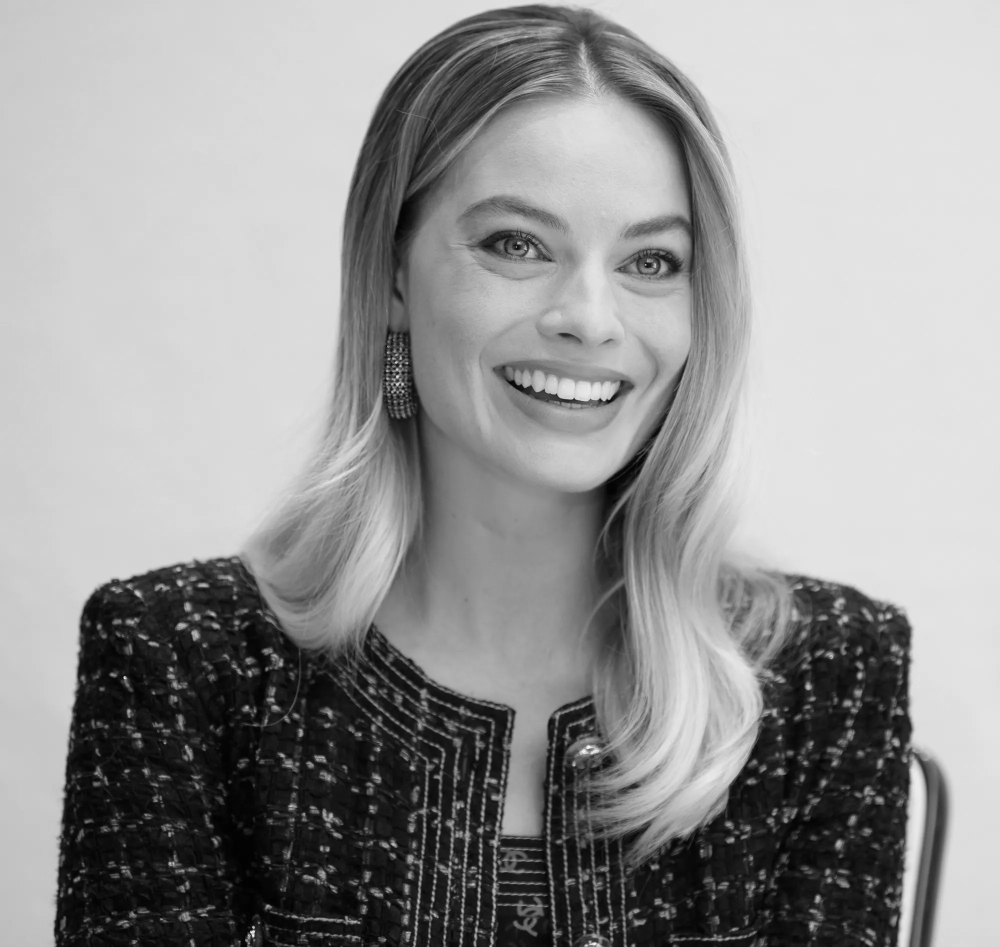
#> input picture images/margot.jpg, 2000 x 1894 px (shown at 1/2 size)
$ python Q1.py
#> lines starting #> are read from the running program, lines starting #| are printed output that depends on the picture
import cv2 as cv
import numpy as np
import matplotlib.pyplot as plt

# assumed the points (222,170) , (222,214) and end point is (255,239)

arr = np.array([(222, 170), (222, 214)])
t1 = np.linspace(0, arr[0, 1], arr[0, 0]+1).astype(np.uint8)
t2 = np.linspace(arr[0, 1], arr[1, 1], 0).astype(np.uint8)
t3 = np.linspace(arr[1, 1]+1, 239, 255-arr[1, 0]).astype(np.uint8)

trans = np.concatenate((t1, t2, t3), axis=0).astype(np.uint8)
print(len(trans))
plt.plot(trans)
plt.xlim([0, 255])
plt.ylim([0, 239])
plt.show()
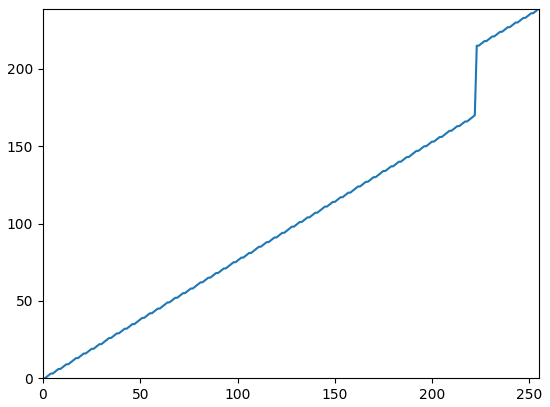
#> figure drawn by matplotlib, 1 panel; curve peaks at x = 255, y = 239

img_original = cv.imread('images/margot.jpg', cv.IMREAD_GRAYSCALE)
#> img_original is the input picture: shape (1894, 2000); min 0, max 255, mean 149
assert img_original is not None
cv.namedWindow('Original Image', cv.WINDOW_NORMAL)
cv.imshow('Original Image', img_original)
cv.waitKey(0)

img_transformed = cv.LUT(img_original, trans)
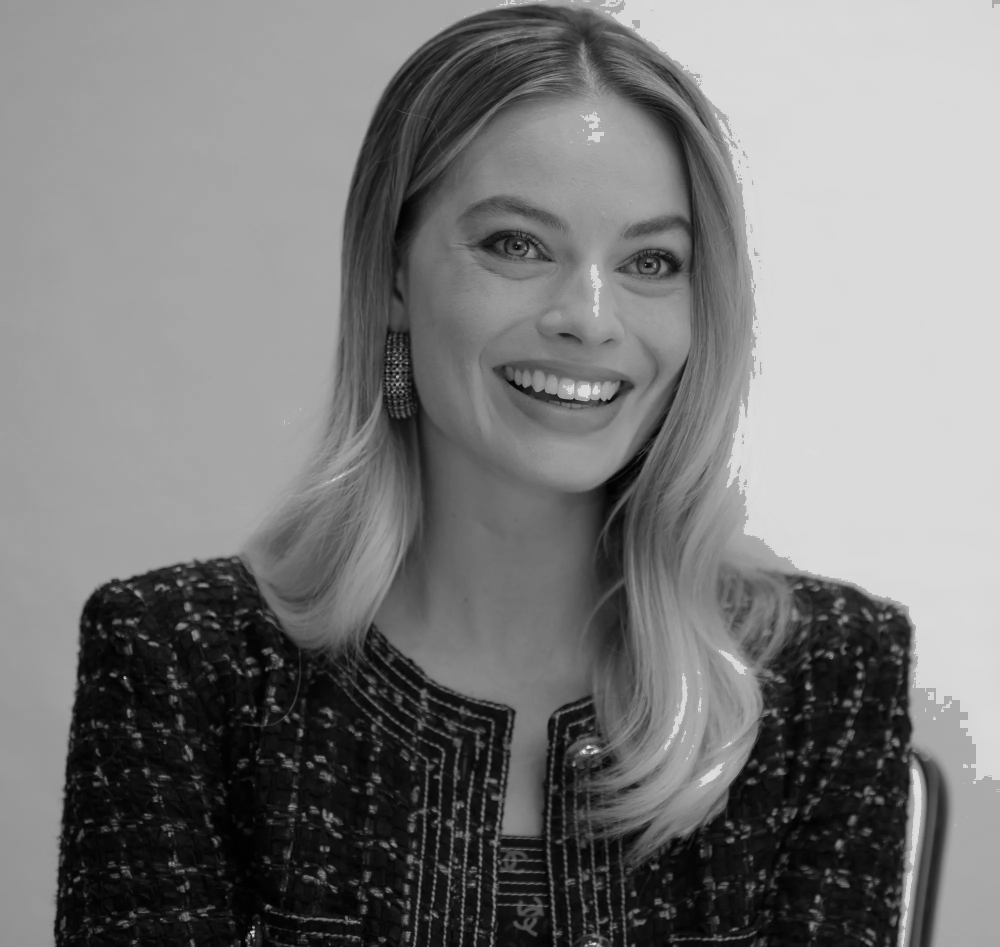
#> img_transformed: shape (1894, 2000) (shown at 1/2 size); min 0, max 239, mean 121.6
cv.namedWindow('Transformed Image', cv.WINDOW_NORMAL)
cv.imshow('Transformed Image', img_transformed)
cv.waitKey(0)
cv.destroyAllWindows()

$ run again, with images/daisy.jpg copied over images/margot.jpg
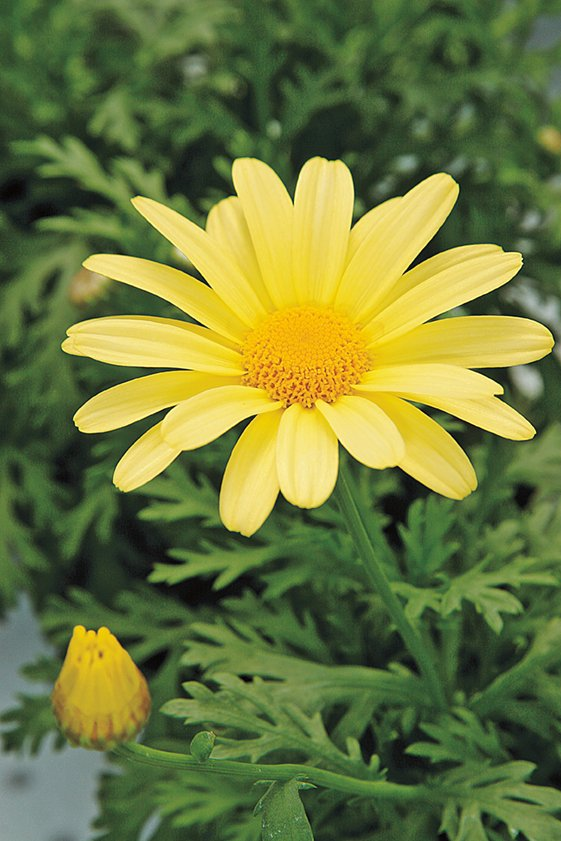
#> input picture images/daisy.jpg, 561 x 841 px
#> `img_original = cv.imread('images/margot.jpg', cv.IMREAD_GRAYSCALE)`:
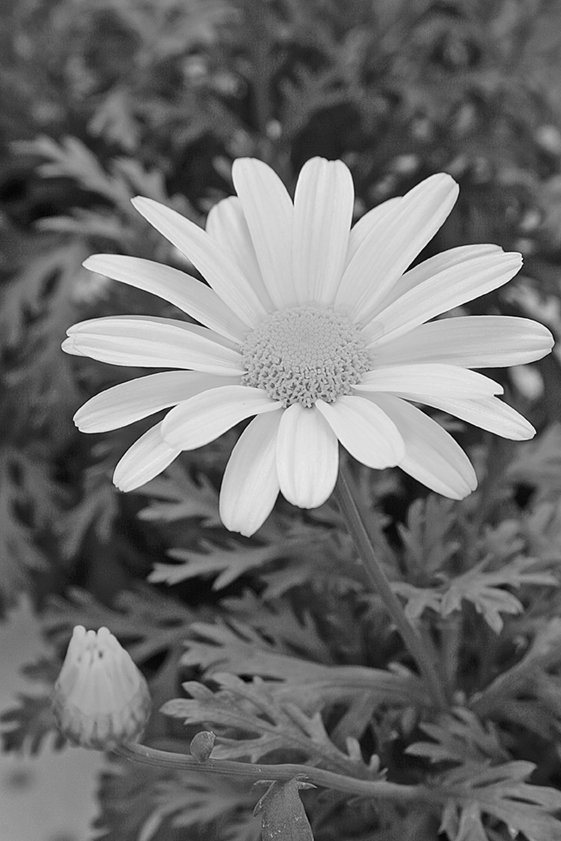
#> img_original: shape (841, 561); min 0, max 255, mean 110
#> `img_transformed = cv.LUT(img_original, trans)`:
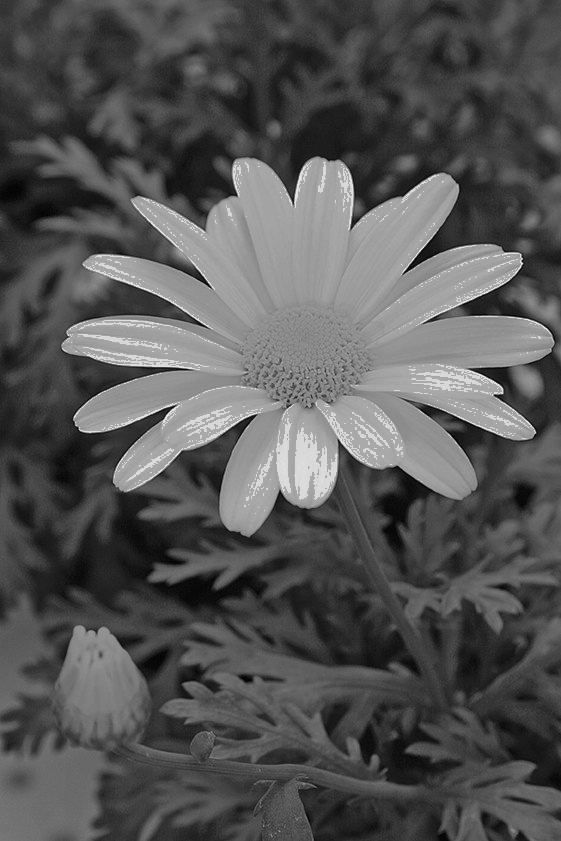
#> img_transformed: shape (841, 561); min 0, max 239, mean 84.6

$ run again, with images/highlights_and_shadows.jpg copied over images/margot.jpg
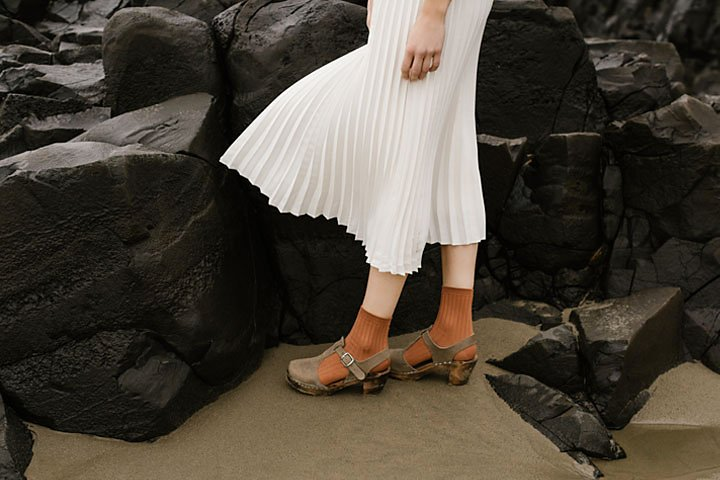
#> input picture images/highlights_and_shadows.jpg, 720 x 480 px
#> `img_original = cv.imread('images/margot.jpg', cv.IMREAD_GRAYSCALE)`:
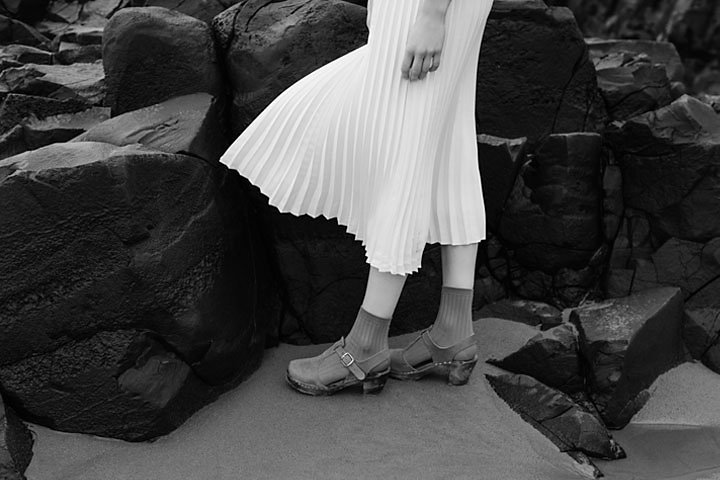
#> img_original: shape (480, 720); min 0, max 255, mean 69.5
#> `img_transformed = cv.LUT(img_original, trans)`:
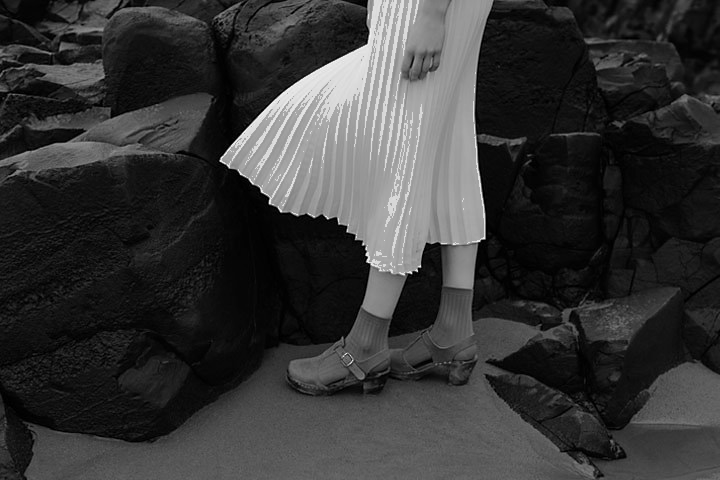
#> img_transformed: shape (480, 720); min 0, max 239, mean 53.9

$ run again, with images/einstein.png saved as images/margot.jpg
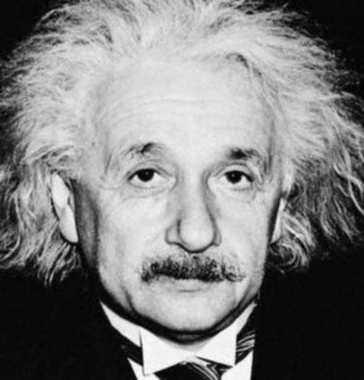
#> input picture images/einstein.png, 364 x 380 px
#> img_original is the input picture: shape (380, 364); min 0, max 254, mean 125.9
#> `img_transformed = cv.LUT(img_original, trans)`:
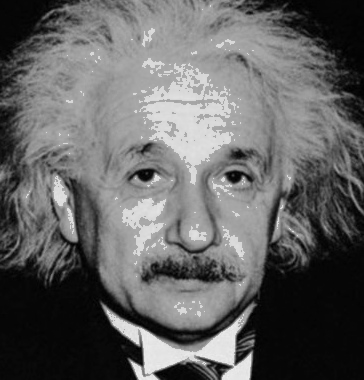
#> img_transformed: shape (380, 364); min 0, max 238, mean 99.3
